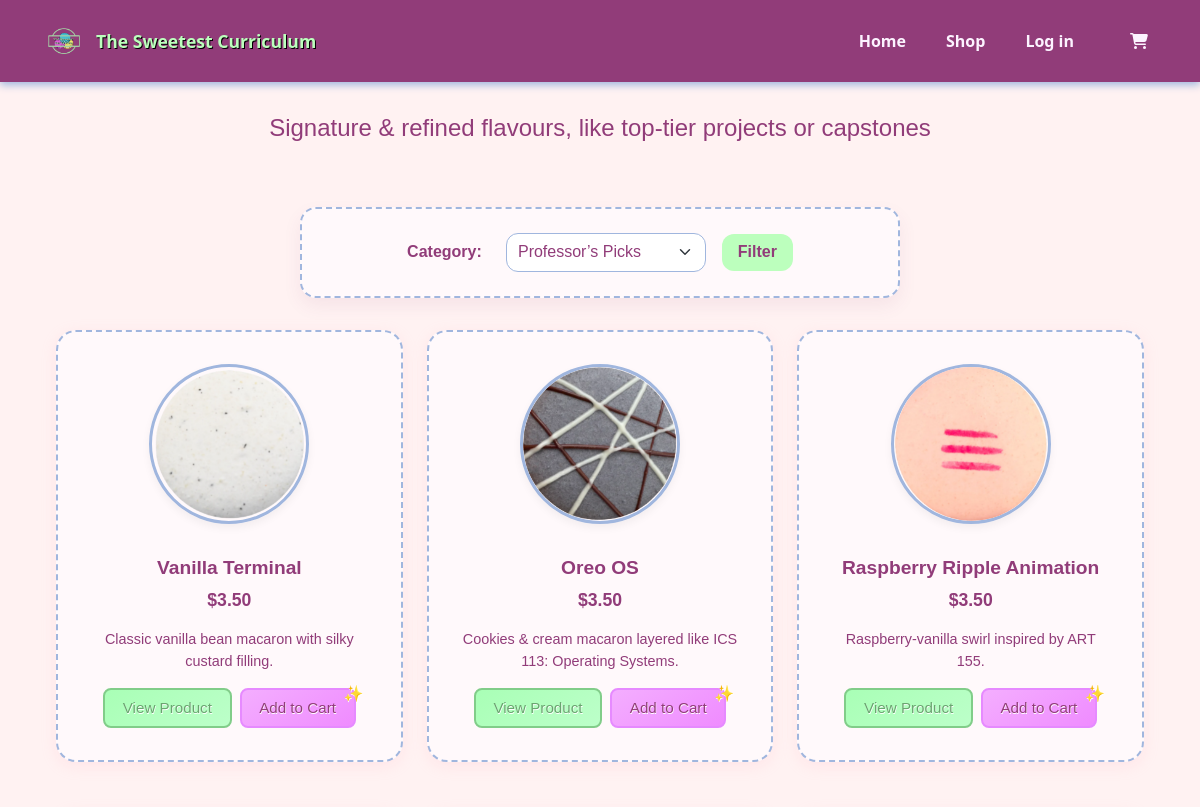
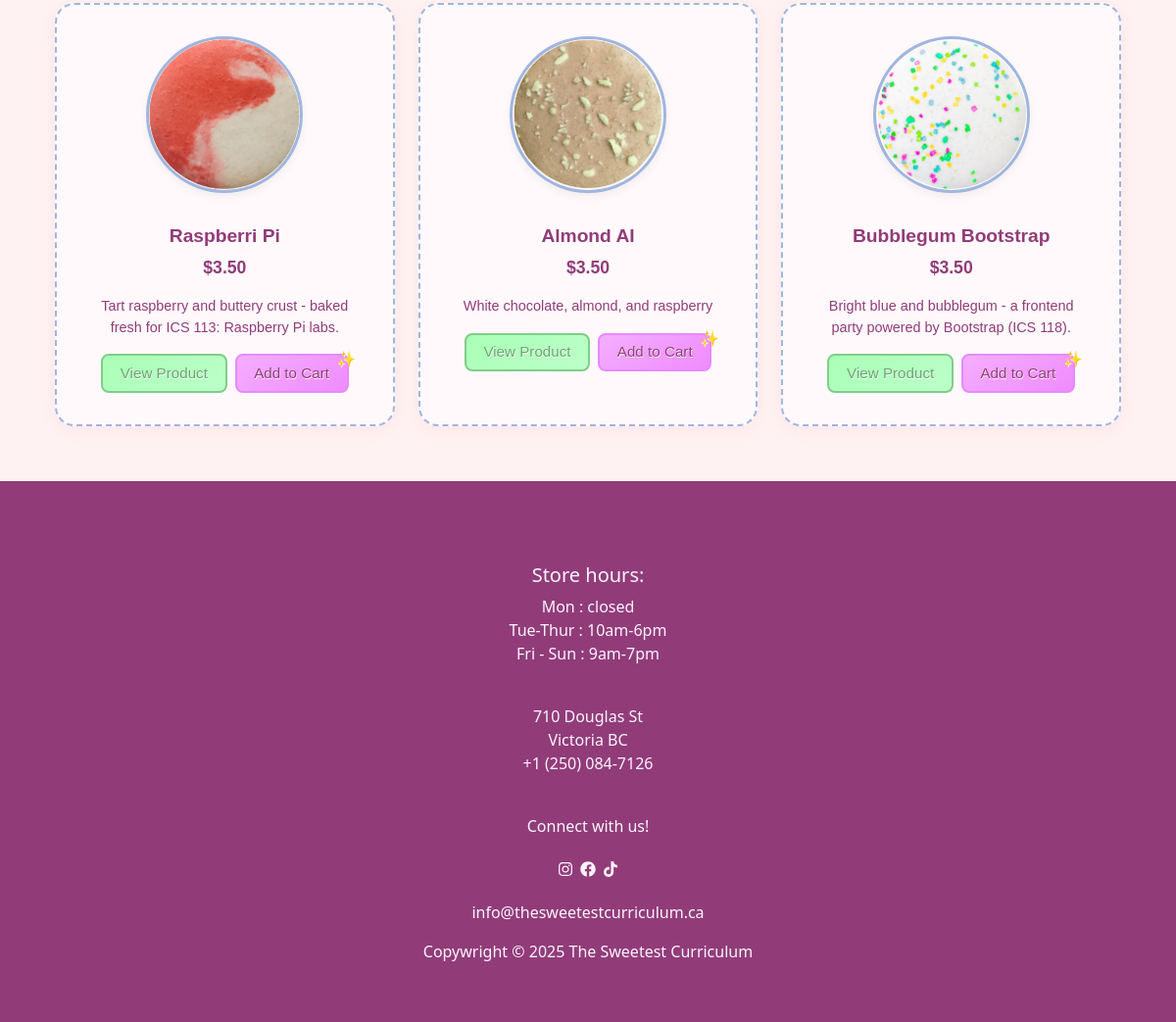
Page /store.php?category=1 on the committed database (2 pictures, top to bottom).
### tables this page shows
CREATE TABLE product_category (
    product_id INT NOT NULL,
    category_id INT NOT NULL,
    PRIMARY KEY (product_id, category_id),
    FOREIGN KEY (product_id) REFERENCES products(product_id),
    FOREIGN KEY (category_id) REFERENCES categories(category_id)
);

CREATE TABLE products (
    product_id INT PRIMARY KEY AUTO_INCREMENT,
    productName VARCHAR(100) NOT NULL,
    price DECIMAL(10,2) NOT NULL,
    imageURL TEXT,
    description TEXT NOT NULL
);

### store.php (the view, shortened to what this page needs)
<?php
include 'includes/header.php';
include 'database/db.php';
$categoryDescriptions = [
    1 => "Signature & refined flavours, like top-tier projects or capstones",
    2 => "Bestsellers & student favourites — reliable crowd-pleasers",
    3 => "Comfort flavours for late-night cramming & chill coding",
    4 => "Experimental, creative, or clever flavours with a technical twist",
    5 => "Intense, weird, or polarising — like stressful exam weeks",
    6 => "Aesthetic & artsy flavours inspired by design and digital media",
    7 => "Solid, foundational picks based on essential computing courses",
    8 => "Evil flavours"
];
$categories = [];
$cat_result = mysqli_query($dbc, "SELECT * FROM categories ORDER BY category_name");
if ($cat_result) {
    while ($row = mysqli_fetch_assoc($cat_result)) {
        $categories[] = $row;
    }
}
$selected_category = isset($_GET['category']) ? mysqli_real_escape_string($dbc, $_GET['category']) : null;
$products = [];
if ($selected_category) {
    $sql = "SELECT * FROM products
            JOIN product_category USING(product_id)
            WHERE category_id = '$selected_category'";
} else {
    $sql = "SELECT * FROM products";
}
$product_result = mysqli_query($dbc, $sql);
if ($product_result) {
    while ($row = mysqli_fetch_assoc($product_result)) {
        $products[] = $row;
    }
}
?>
<div class="product-page-body">
    <?php if ($selected_category && isset($categoryDescriptions[$selected_category])): ?>
    <div class="category-description text-center">
        <h4><?= htmlspecialchars($categoryDescriptions[$selected_category]) ?></h4>
    </div><br>
    <?php endif; ?>
    <form method="GET" class="product-page-form">
        <label for="category" class="product-page-label">Category:</label>
        <select name="category" id="category" class="form-select product-page-select">
            <?php foreach ($categories as $cat): ?>
                <option value="<?= $cat['category_id'] ?>" <?= ($cat['category_id'] == $selected_category) ? 'selected' : '' ?>>
                    <?= htmlspecialchars($cat['category_name']) ?>
                </option>
            <?php endforeach; ?>
        </select>
        <button type="submit" class="btn product-page-btn">Filter</button>
    </form>
    <div class="container px-4">
        <div class="row g-4 justify-content-center prod-container">
            <?php foreach ($products as $prod): ?>
                <div class="col-12 col-sm-6 col-md-4 mb-4">
                    <div class="card product-card h-100">
                        <img src="assets/images/<?= htmlspecialchars($prod['imageURL']) ?>" class="card-img-top product-card-img" alt="<?= htmlspecialchars($prod['productName']) ?>">
                        <div class="card-body text-center">
                            <h5 class="card-title product-card-title"><?= htmlspecialchars($prod['productName']) ?></h5>
                            <p class="product-card-text">$<?= number_format($prod['price'], 2) ?></p>
                            <p class="product-card-desc"><?= htmlspecialchars($prod['description']) ?></p>
                            <div class="d-flex justify-content-center gap-2">
                                <a href="item-view.php?id=<?= $prod['product_id'] ?>" class="btn view-product-btn">View Product</a>
                                <form action="add-to-cart.php" method="POST">
                                    <button type="submit" class="btn add-to-cart-btn">Add to Cart</button>
                                </form>
                            </div>
                        </div>
                    </div>
                </div>
            <?php endforeach; ?>
        </div>
    </div>
</div>
<?php include 'includes/footer.php'; ?>

### assets/css/styles.css (style rules this page uses)
:root { --magnolia: #f4e1fb; --roseQuartz: #B09CB7; --lavendarBlush: #FFF2F2; --powderBlue: #A0B6DE; --plum: #913C79; --teaGreen: #bcffbd; --lilac: #ead4ff; --alert: #cf1acf; --lilac: #ead4ff; --alert: #cf1acf; }
html { scroll-behavior: smooth; }
a { color: #913C79; }
.product-page-body { background-color: var(--lavendarBlush); padding: 2rem; font-family: 'Quicksand', sans-serif; color: var(--plum); }
.product-page-label { font-weight: 600; color: var(--plum); }
.product-page-select { width: 200px; border-radius: 12px; border: 1px solid var(--powderBlue); background-color: var(--magnolia); padding: 0.4rem 0.7rem; color: var(--plum); }
.product-card { border-radius: 20px; background-color: #fff9fb; box-shadow: 0 4px 15px rgba(255, 182, 193, 0.2); transition: transform 0.3s ease; }
.card.product-card.h-100 { border: 2.5px dashed var(--powderBlue); }
.product-card-img { border-radius: 50%; border: 3px solid var(--powderBlue); width: 80px; height: 80px; object-fit: cover; display: block; margin: 0.75rem auto 0.75rem; box-shadow: 0 3px 6px rgba(0, 0, 0, 0.05); }
img.card-img-top.product-card-img { border: 3px solid var(--powderBlue); }
.product-card-title { color: var(--plum); font-weight: 450; font-size: 0.9rem; }
.product-card-text { color: var(--plum); font-size: 0.825rem; font-weight: bold; }
.product-card-desc { font-size: 0.675rem; color: var(--plum); margin-bottom: 0.75rem; }
.storepage, .add-to-cart-btn, .view-product-btn { font-size: 0.7125rem; padding: 0.3rem 0.825rem; border: 2px solid #fff6f8; border-radius: 6px; cursor: pointer; background-color: transparent; background-size: 100% 100%; text-shadow: 0.5px 0.5px #fff; position: relative; transition: transform 0.2s ease-in-out, filter 0.2s; }
.add-to-cart-btn::after { content: "✨"; position: absolute; top: -8px; right: -10px; animation: sparkle 1.8s infinite ease-in-out; font-size: 1.0rem; }
.add-to-cart-btn { border: 2px solid #e68aff; color: #913C79; background: linear-gradient(145deg, #f4aeff, #ef8bff); }
.storepage, .view-product-btn { border: 2px solid #81cd89; color: #69a56f; background: linear-gradient(145deg, #a9ffb6, #bcffc9); }
.product-page-form { display: flex; flex-wrap: wrap; justify-content: center; align-items: center; gap: 1rem; margin: 2rem auto; max-width: 600px; background-color: #fff9fb; border: 2px dashed var(--powderBlue); border-radius: 16px; padding: 1.5rem; box-shadow: 0 8px 18px rgba(146, 60, 121, 0.08); }
.product-page-label { font-weight: bold; color: var(--plum); font-family: 'Quicksand', sans-serif; margin-right: 0.5rem; }
.product-page-select { border-radius: 12px; border: 1px solid var(--powderBlue); padding: 0.4rem 0.7rem; font-family: 'Quicksand', sans-serif; background-color: #fff; color: var(--plum); }
.product-page-btn { background-color: var(--teaGreen); color: var(--plum); font-weight: 600; border: none; border-radius: 12px; padding: 0.4rem 1rem; transition: background-color 0.3s ease; }
@media (min-width: 390px) { .product-card { padding: 1rem; max-width: 100%; } }
@media (min-width: 390px) { .product-card-img { width: 60px; height: 60px; } }
@media (min-width: 390px) { .product-card-title { font-size: 0.85rem; } }
@media (min-width: 390px) { .product-card-text, .product-card-desc { font-size: 0.75rem; } }
@media (min-width: 390px) { .add-to-cart-btn, .view-product-btn { font-size: 0.7rem; padding: 0.3rem 0.6rem; } }
@media (min-width: 850px) { .storepage, .add-to-cart-btn, .view-product-btn { font-size: 0.95rem; padding: 0.4rem 1.1rem; border-radius: 8px; } }
@media (min-width: 850px) { .product-card { border-radius: 20px; border: 4px solid var(--teaGreen); box-shadow: 0 4px 15px rgba(255, 182, 193, 0.2); } }
@media (min-width: 850px) { .product-card-img { border: 3px dashed var(--powderBlue); width: 160px; height: 160px; margin: 1rem auto 1rem; box-shadow: 0 4px 8px rgba(0, 0, 0, 0.05); } }
@media (min-width: 850px) { .product-card-title { font-weight: 600; font-size: 1.2rem; } }
@media (min-width: 850px) { .product-card-text { font-size: 1.1rem; } }
@media (min-width: 850px) { .product-card-desc { font-size: 0.9rem; margin-bottom: 1rem; } }

### rows in the picture
product_category: product.imageURL (picture), product.productName "Vanilla Terminal", product.price "3.50", product.description "Classic vanilla bean macaron with silky custard filling."
product_category: product.imageURL (picture), product.productName "Oreo OS", product.price "3.50", product.description "Cookies & cream macaron layered like ICS 113: Operating Systems."
product_category: product.imageURL (picture), product.productName "Raspberry Ripple Animation", product.price "3.50", product.description "Raspberry-vanilla swirl inspired by ART 155."
product_category: product.imageURL (picture), product.productName "Raspberri Pi", product.price "3.50", product.description "Tart raspberry and buttery crust - baked fresh for ICS 113: Raspberry Pi labs."
product_category: product.imageURL (picture), product.productName "Almond AI", product.price "3.50", product.description "White chocolate, almond, and raspberry"
product_category: product.imageURL (picture), product.productName "Bubblegum Bootstrap", product.price "3.50", product.description "Bright blue and bubblegum - a frontend party powered by Bootstrap (ICS 118)."

### other values in the picture
$categoryDescriptions[$selected_category] "Signature & refined flavours, like top-tier projects or capstones"
form field category "Professor’s Picks"
